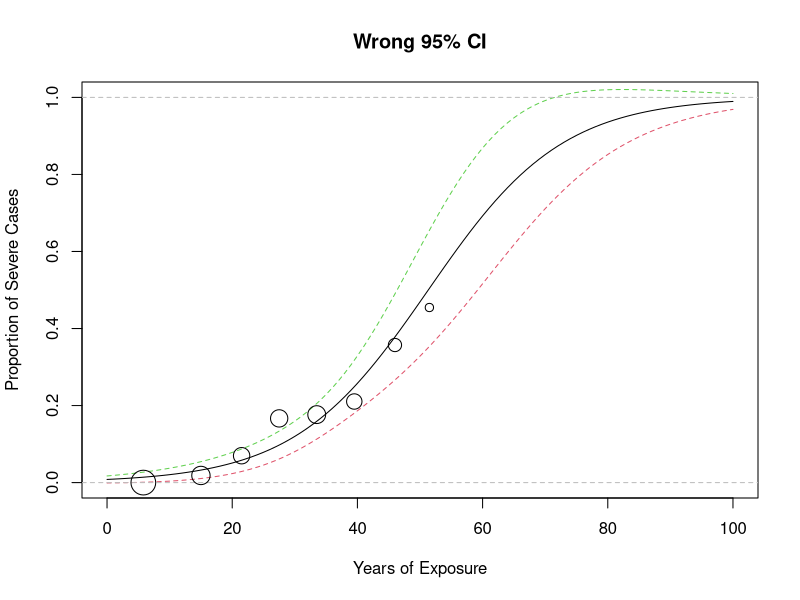
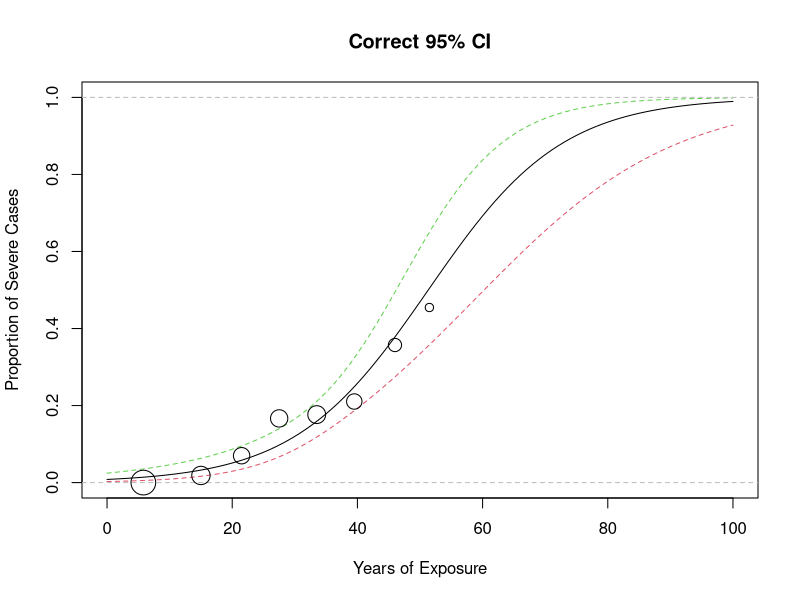

Write the R code that produced these figures, in order.
## ---- chunk 1
pneu <- read.csv("data/pneumoconiosis.csv")
pneu <- transform(pneu, yeargp = ifelse(year < 30, "<30", ">30"))
head(pneu)
dim(pneu)
## ---- chunk 2
pneu_tab <- xtabs(~ yeargp + y, data = pneu) # table(pneu$yeargp, pneu$y)
pneu_tab
class(pneu_tab)
dim(pneu_tab)
## ---- chunk 3
chisq.test(pneu_tab) # default: correct = TRUE
chisq.test(pneu_tab, correct = FALSE)
## ---- chunk 4
chisq.test(pneu_tab)$expected
## ---- chunk 5
fisher.test(pneu_tab)
## ---- chunk 6
fisher.test(pneu_tab, alternative = "greater")
## ---- chunk 7
#| echo: false

library(kableExtra)

pneu_tab_2 <- pneu_tab |>
  addmargins() |>
  as.data.frame.matrix() |>
  tibble::rownames_to_column(var = "year")

pneu_tab_2 |>
  transform(`1` = cell_spec(`1`, color = c("black", "red", "black"),
                            bold = c(0, 1, 0))) |> 
  dplyr::rename_with(~ paste0("Y=", .x), c(`0`, `1`)) |>
  kbl(escape = FALSE) |> 
  column_spec(4, background = "#E5E5E5") |> 
  row_spec(3, background = "#E5E5E5") |> 
  kable_classic(full_width = FALSE, latex_options = "hold_position")
## ---- chunk 8
p_all <- dhyper(0:44, 44, 327, 128)
p_obs <- dhyper(32, 44, 327, 128)

# Which values are the same as or more extreme than 32 ?
(0:44)[p_all <= p_obs]

# p-value
sum(p_all[p_all <= p_obs])
## ---- chunk 9
sum(dhyper(32:44, 44, 327, 128))
## ---- chunk 10
sum(dhyper(0:32, 44, 327, 128))
## ---- chunk 11
head(pneu)
## ---- chunk 12
m1 <- glm(y ~ yeargp, family = binomial, data = pneu)
## ---- chunk 13
summary(m1)
## ---- chunk 14
exp(coef(m1))
exp(confint.default(m1))
## ---- chunk 15
m2 <- glm(y ~ year, family = binomial, data = pneu)
summary(m2)
## ---- chunk 16
exp(coef(m2))[-1]
exp(confint.default(m2))[-1, ]
## ---- chunk 17
pneu_gp <- aggregate(cbind(case = y, noncase = 1-y) ~ year + yeargp,
                     data = pneu, FUN = sum)
pneu_gp$n <- pneu_gp$case + pneu_gp$noncase

pneu_gp
pneu_gp[pneu_gp$year == 51.5, ]
pneu[pneu$year == 51.5, ]
## ---- chunk 18
m3 <- glm(cbind(case, noncase) ~ yeargp, family = binomial, data = pneu_gp)
## ---- chunk 19
m3 <- glm(case/n ~ yeargp, family = binomial, data = pneu_gp, weights = n)
## ---- chunk 20
m3 <- glm(case/n ~ yeargp, family = binomial, data = pneu_gp, weights = n)
coef(summary(m3))
all.equal(coef(summary(m1)), coef(summary(m3)), tolerance = 1e-4)
## ---- chunk 21
m4 <- glm(case/n ~ year, family = binomial, data = pneu_gp, weights = n)
coef(summary(m4))
all.equal(coef(summary(m2)), coef(summary(m4)), tolerance = 1e-4)
## ---- chunk 22
pneu_new <- data.frame(year = seq(0, 100, by = 1))
## ---- chunk 23
#| fig-width: 5.5
#| fig-height: 5

pred <- predict(m4, newdata = pneu_new,
                type = "response", se.fit = TRUE)

pneu_ci <- cbind(fit = pred$fit,
                 lower = pred$fit - 1.96 * pred$se.fit,
                 upper = pred$fit + 1.96 * pred$se.fit)

matplot(pneu_new$year, pneu_ci, type = 'l', lty = c(1, 2, 2), ylim = c(0, 1),
        xlab = "Years of Exposure", ylab = "Proportion of Severe Cases",
        main = "Wrong 95% CI")
abline(h = 0:1, lty = 2, col = "gray")
points(case/n ~ year, pneu_gp, cex = sqrt(n)/3)
## ---- chunk 24
#| fig-width: 5.5
#| fig-height: 5

pred <- predict(m4, newdata = pneu_new,
                type = "link", se.fit = TRUE)

pneu_ci <- cbind(fit = pred$fit,
                 lower = pred$fit - 1.96 * pred$se.fit,
                 upper = pred$fit + 1.96 * pred$se.fit) |> m4$family$linkinv() # plogis()

matplot(pneu_new$year, pneu_ci, type = 'l', lty = c(1, 2, 2), ylim = c(0, 1),
        xlab = "Years of Exposure", ylab = "Proportion of Severe Cases",
        main = "Correct 95% CI")
abline(h = 0:1, lty = 2, col = "gray")
points(case/n ~ year, pneu_gp, cex = sqrt(n)/3)
